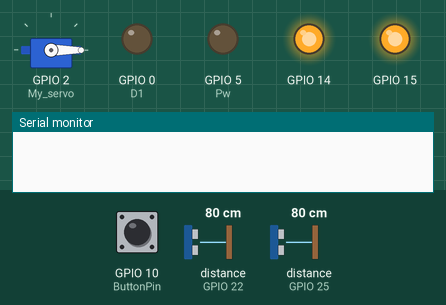
Bench run of a sketch on a simulated ESP32-S3. Shown: servo, output pins drawn as LEDs (lit = HIGH), the last lines printed to the serial monitor. Inputs (shaded band) come from the test bench; at power-on: GPIO 10 (ButtonPin) HIGH, distance to the obstacle (sensors on GPIO 22, GPIO 25) 80 cm.

Above: at 1.2 s.
1.3 s: GPIO 10 (ButtonPin) pulled LOW for 0.15 s
At 3.9 s:
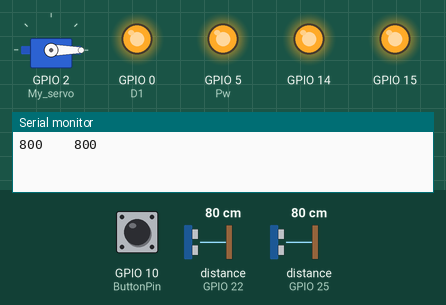
4.4 s: distance to the obstacle (sensor on GPIO 22) set to 2 cm
At 7.1 s:
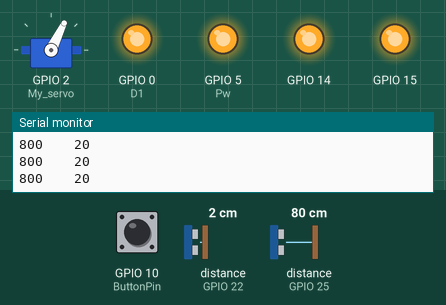
7.4 s: distance to the obstacle (sensor on GPIO 22) set to 19 cm
8.9 s: distance to the obstacle (sensor on GPIO 22) set to 25 cm
At 10.3 s:
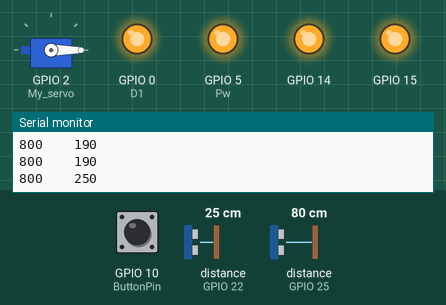
Timing chart, 0 to 11.4 s (numbered marks = the images above; inputs shaded):
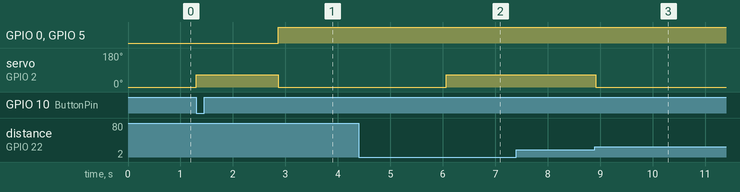

The sketch:

NONSTOP_halberd.ino
```cpp
#include <Servo.h>
#include <VL53L0X.h>
#include <Wire.h>

typedef enum EngineState {
  StartUp,
  Turn,
  Drive,
  Distance,
};
EngineState EState;

#define D1 0
#define Pw 5
#define ButtonPin 10

const int DegreeMinimum = 0;
const int DegreeMitten = 64;
const int DegreeMax = 125;
int turnDelay = 3450;
int Degree;

int ButtonState = 0;
const int StartSleep = 1500;

const int Acc = 700;
const int SweetSpotL = 220;
int SweetSpotF = 130;
int SweetSpotFDiff = 10;
int DistanceSensorValueFram;
int DistanceSensorValueVanster;

Servo My_servo;
VL53L0X sensorFram;
VL53L0X sensorVanster;

void setup() {
  My_servo.attach(2);
  Serial.begin(9600);
  pinMode(ButtonPin, INPUT);

  pinMode(15, OUTPUT);
  pinMode(14, OUTPUT);
  Wire.begin(12, 13);
  digitalWrite(14, LOW);
  digitalWrite(15, LOW);

  digitalWrite(14, HIGH);
  sensorFram.init(true);
  sensorFram.setTimeout(500);
  sensorFram.setAddress((uint8_t)25);

  digitalWrite(15, HIGH);
  sensorVanster.init(true);
  sensorVanster.setTimeout(500);
  sensorVanster.setAddress((uint8_t)22);

  pinMode(Pw, OUTPUT), pinMode(D1, OUTPUT);

  EState = StartUp;
}

void loop() {
  switch (EState) {
    case StartUp:
      ButtonState = digitalRead(ButtonPin);
      Degree = DegreeMinimum;
      My_servo.write(Degree);

      if (ButtonState == LOW) {
        Degree = DegreeMitten;
        My_servo.write(Degree);
        delay(StartSleep);
        EState = Distance;
      } else {
        EState = StartUp;
      }
    break;

    case Distance:
      DistanceSensorValueFram = sensorFram.readRangeSingleMillimeters();
      DistanceSensorValueVanster = sensorVanster.readRangeSingleMillimeters();
      Serial.println(DistanceSensorValueFram + String("    ") + DistanceSensorValueVanster);

      if (DistanceSensorValueVanster > SweetSpotL) {
        Degree = DegreeMinimum;
        turnDelay = 3200;
        EState = Turn;
      } else if (DistanceSensorValueFram <= (SweetSpotF+=SweetSpotFDiff) && DistanceSensorValueFram >= (SweetSpotF-=SweetSpotFDiff)) {//DU ÄR HÄR
        Degree = DegreeMax;
        turnDelay = 3450;
        EState = Turn;
      } else if (DistanceSensorValueFram < (SweetSpotF-=SweetSpotFDiff)) {
        digitalWrite(D1, LOW);
        EState = Drive;
      } else if (DistanceSensorValueFram > (SweetSpotF-=SweetSpotFDiff)) {
        digitalWrite(D1, HIGH);
        EState = Drive;
      }
    break;

    case Drive:
      analogWrite(Pw, Acc);
      EState = Distance;
    break;

    case Turn:
      digitalWrite(D1, HIGH);
      My_servo.write(Degree);
      analogWrite(Pw, Acc);
      delay(turnDelay);

      Degree = DegreeMitten;
      My_servo.write(Degree);
      EState = Distance;
    break;
  }
}
```

Measured:
- the behaviour switches between 22 and 23 cm on distance to the obstacle (sensor on GPIO 22) (found by bisection; images 2 and 3)
- after the input at 1.3 s, GPIO 0 (D1), GPIO 5 (Pw): LOW → HIGH after 1.6 s; servo on GPIO 2 (My_servo): 0° → 64° at once, → 0° 1.6 s later
- after the input at 4.4 s, servo on GPIO 2 (My_servo): goes on until 6.1 s, then stays 64°
- after the input at 8.9 s, servo on GPIO 2 (My_servo): 64° → 0° at once
